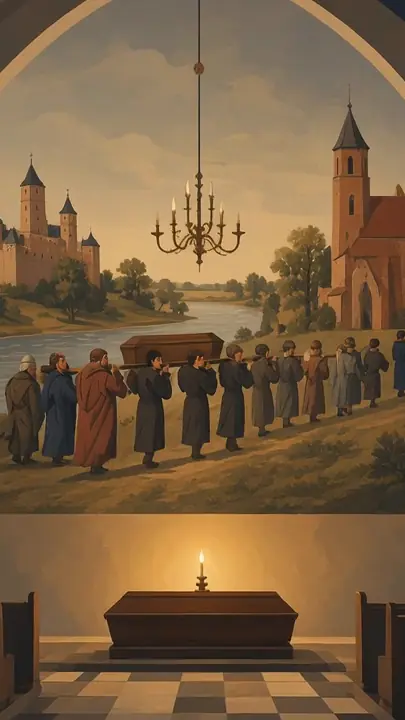
#> input picture c/f/dark/m/001.webp, 405 x 720 px, given in place of 001.png, which was not available
$ python frames.py
#> lines starting #> are read from the running program, lines starting #| are printed output that depends on the picture
"""Build 32 key frames from the concept videos for demo version C.

Desktop set: 1280x720. Mobile set: 405x720 portrait crop that follows
the action (PAN table: seconds -> crop centre as a fraction of width).

Each frame is AVIF, with a WebP fallback. Frame 0 is also the poster.
"""
from concurrent.futures import ProcessPoolExecutor
import glob, json, os, subprocess
from PIL import Image

ROOT = "/workspace/pacholczyk-demo"
OUT = os.path.join(ROOT, "site/c/f")
STILL = os.path.join(ROOT, "site/c/s")
N = 32
# Last source frame is just before 20.0 s (the video is 20 s at 24 fps).
LAST = 19.95
PAN = [
    (0, 0.50),
    (4.0, 0.50),
    (6.0, 0.30),
    (7.5, 0.32),
    (9.5, 0.58),
    (11.5, 0.62),
    (13.0, 0.52),
    (16, 0.52),
    (20, 0.50),
]
AVIF_Q = 58
WEBP_Q = 74


def pan(t: float) -> float:
    for (t0, x0), (t1, x1) in zip(PAN, PAN[1:]):
        if t <= t1:
            k = (t - t0) / (t1 - t0)
            k = k * k * (3 - 2 * k)
            return x0 + (x1 - x0) * k
    return PAN[-1][1]


def times() -> list:
    ts = [i * LAST / (N - 1) for i in range(N)]
    ts[-1] = LAST
    return ts


def extract(vid: str, dest: str, ts: list) -> None:
#> called with dest = '/tmp/fx-c/light'
    os.makedirs(dest, exist_ok=True)
    for f in glob.glob(dest + "/*.png"):
        os.remove(f)
    for i, t in enumerate(ts):
        subprocess.run(
            [
                "ffmpeg",
                "-v",
                "error",
                "-y",
                "-i",
                vid,
                "-ss",
                f"{t:.4f}",
                "-frames:v",
                "1",
                "-update",
                "1",
                os.path.join(dest, f"{i:03d}.png"),
            ],
            check=True,
        )


def encode_pair(args: tuple) -> dict:
    src, theme, i, t, poster_dir = args
    im = Image.open(src).convert("RGB")
    W, H = im.size
    base_d = os.path.join(OUT, theme, "d", f"{i:03d}")
    base_m = os.path.join(OUT, theme, "m", f"{i:03d}")
    os.makedirs(os.path.dirname(base_d), exist_ok=True)
    os.makedirs(os.path.dirname(base_m), exist_ok=True)
    im.save(base_d + ".avif", "AVIF", quality=AVIF_Q, speed=4)
    im.save(base_d + ".webp", "WEBP", quality=WEBP_Q, method=6)
    cw = round(H * 9 / 16)
    cx = round(pan(t) * W - cw / 2)
    cx = max(0, min(W - cw, cx))
    m = im.crop((cx, 0, cx + cw, H))
    m.save(base_m + ".avif", "AVIF", quality=AVIF_Q, speed=4)
    m.save(base_m + ".webp", "WEBP", quality=WEBP_Q, method=6)
    rec = {
        "theme": theme,
        "i": i,
        "t": t,
        "d.avif": os.path.getsize(base_d + ".avif"),
        "d.webp": os.path.getsize(base_d + ".webp"),
        "m.avif": os.path.getsize(base_m + ".avif"),
        "m.webp": os.path.getsize(base_m + ".webp"),
    }
    if i == 0:
        os.makedirs(poster_dir, exist_ok=True)
        for orient, img in (("d", im), ("m", m)):
            p = os.path.join(poster_dir, f"poster-{theme}-{orient}")
            img.save(p + ".avif", "AVIF", quality=AVIF_Q, speed=4)
            img.save(p + ".webp", "WEBP", quality=WEBP_Q, method=6)
    return rec


def main() -> None:
    ts = times()
    jobs = []
    tmp_root = "/tmp/fx-c"
    for theme, vid in (("light", "concept.mp4"), ("dark", "concept-dark.mp4")):
        tmp = os.path.join(tmp_root, theme)
        extract(os.path.join(ROOT, "video", vid), tmp, ts)
#> (the call stopped at in extract, `subprocess.run( [ "ffmpeg", "-v", "error", "-y", "-i", vid, "-ss", f"{..`: subprocess is not available in this run)
        for i, t in enumerate(ts):
            jobs.append((os.path.join(tmp, f"{i:03d}.png"), theme, i, t, STILL))
    with ProcessPoolExecutor(max_workers=4) as ex:
        recs = list(ex.map(encode_pair, jobs))
#> in encode_pair (call 2), `src, theme, i, t, poster_dir = args`: src = '/tmp/fx-c/light/001.png'; theme = 'light'; i = 1; t = 0.644; poster_dir = '/workspace/pacholczyk-demo/site/c/s'
#> in encode_pair, im is the input picture: PIL image 405x720 RGB; mean R, G, B 124.9, 97.8, 67.2
#> in encode_pair (call 4), `src, theme, i, t, poster_dir = args`: src = '/tmp/fx-c/light/003.png'; i = 3; t = 1.93
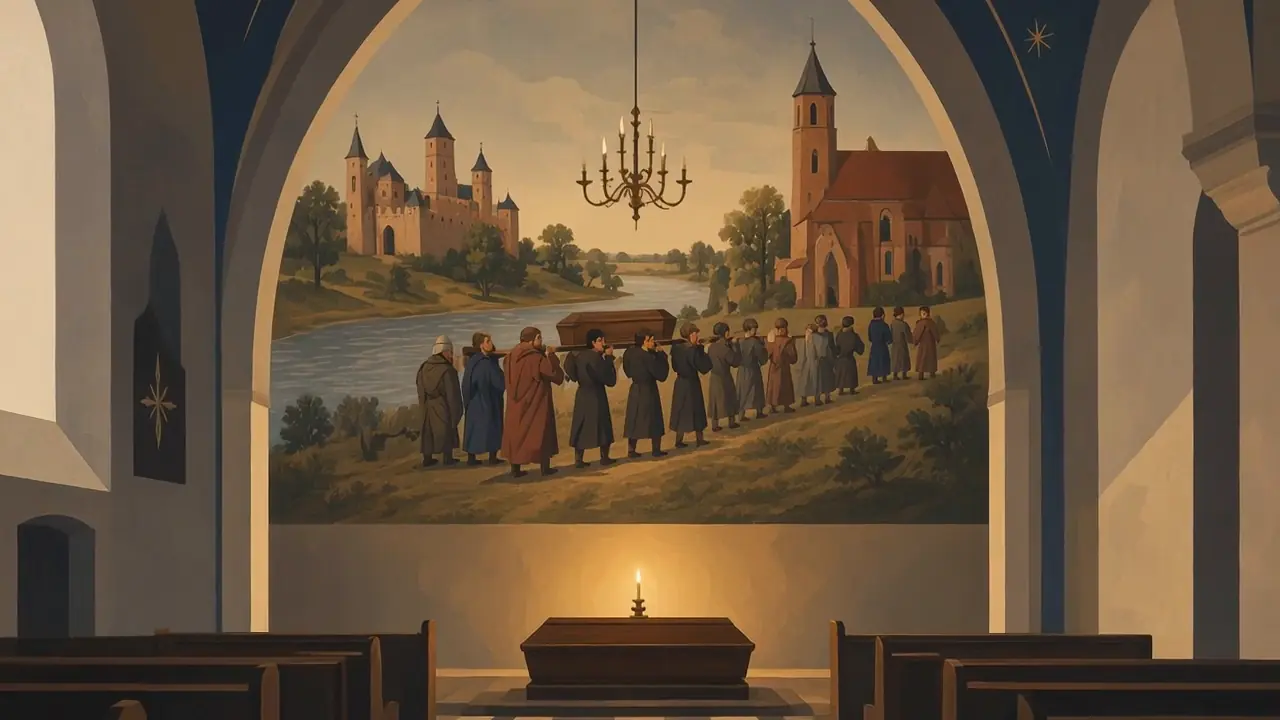
#> input picture c/f/dark/d/003.webp, 1280 x 720 px, given in place of 003.png, which was not available
#> in encode_pair, im is the input picture: PIL image 1280x720 RGB; mean R, G, B 108.1, 87.9, 65.9
#> in encode_pair (call 8), `src, theme, i, t, poster_dir = args`: src = '/tmp/fx-c/light/007.png'; i = 7; t = 4.5
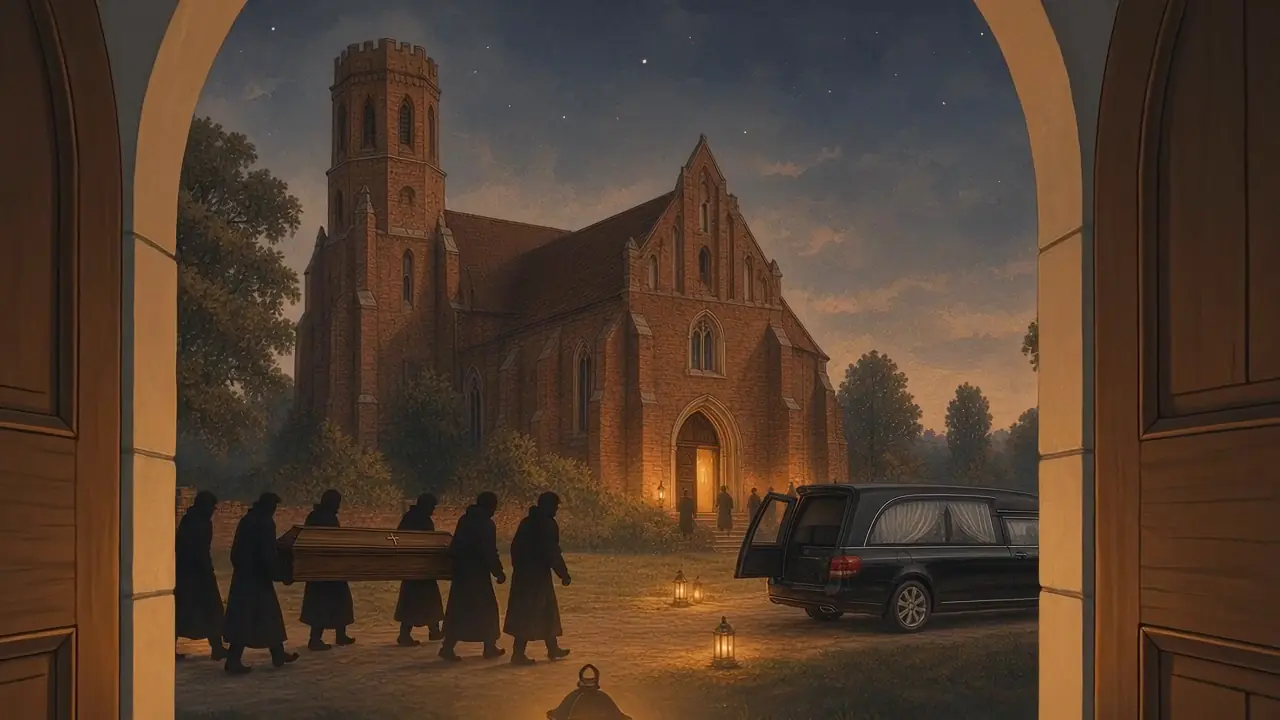
#> input picture c/f/dark/d/007.webp, 1280 x 720 px, given in place of 007.png, which was not available
#> in encode_pair, im is the input picture: PIL image 1280x720 RGB; mean R, G, B 81.5, 60.9, 45.8
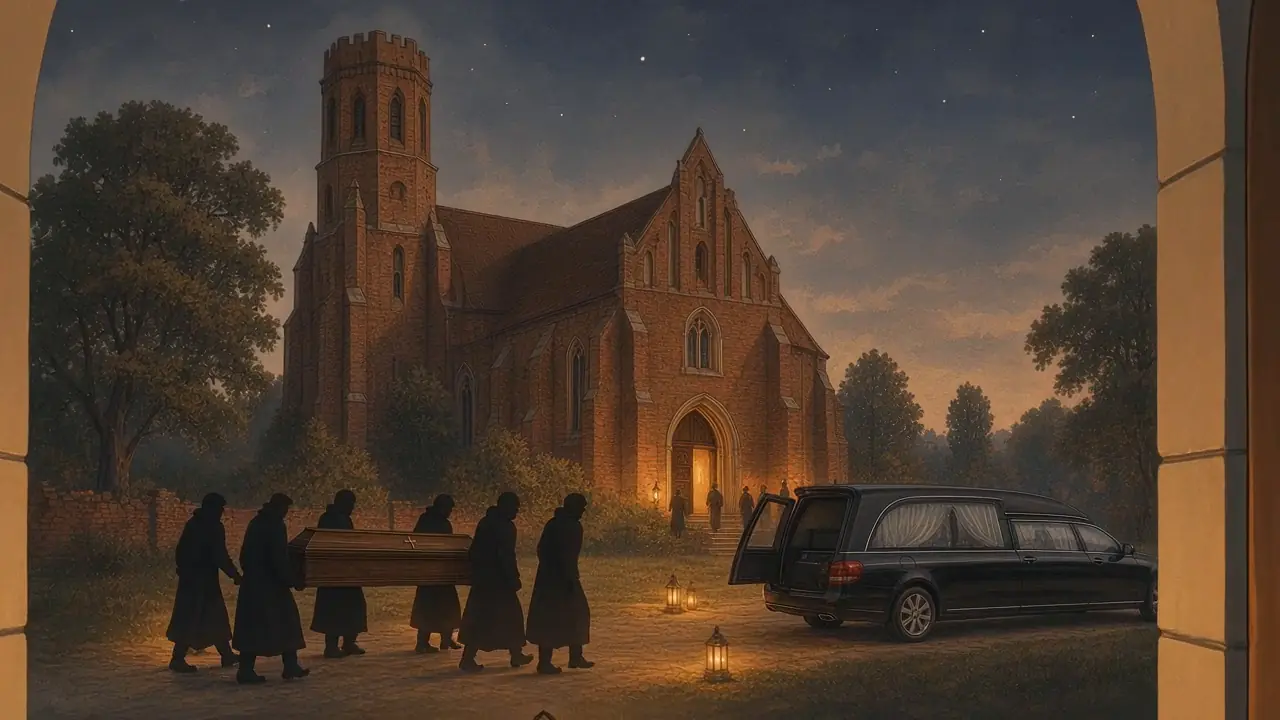
#> input picture c/f/dark/d/008.webp, 1280 x 720 px, given in place of 008.png, which was not available
#> in encode_pair, im is the input picture: PIL image 1280x720 RGB; mean R, G, B 79.4, 63, 50.2
    report = {"n": N, "avif_q": AVIF_Q, "webp_q": WEBP_Q, "times": ts, "themes": {}}
    for theme in ("light", "dark"):
        part = [r for r in recs if r["theme"] == theme]
        tot = {k: sum(r[k] for r in part) for k in ("d.avif", "d.webp", "m.avif", "m.webp")}
        first = part[0]
        report["themes"][theme] = {
            "first_d_avif": first["d.avif"],
            "first_m_avif": first["m.avif"],
            "total_d_avif": tot["d.avif"],
            "total_m_avif": tot["m.avif"],
            "total_d_webp": tot["d.webp"],
            "total_m_webp": tot["m.webp"],
        }
        print(
            theme,
            "first d/m AVIF KB",
            first["d.avif"] // 1024,
            first["m.avif"] // 1024,
            "total d/m AVIF KB",
            tot["d.avif"] // 1024,
            tot["m.avif"] // 1024,
        )
    os.makedirs(os.path.join(ROOT, "site/c/tools"), exist_ok=True)
    with open(os.path.join(ROOT, "site/c/tools/frame-sizes.json"), "w") as f:
        json.dump(report, f, indent=2)
    for f in glob.glob(tmp_root + "/*/*.png"):
        os.remove(f)
    print(json.dumps(report["themes"], indent=2))


if __name__ == "__main__":
#> (the run stopped early here; a loop or call above may not have finished)
